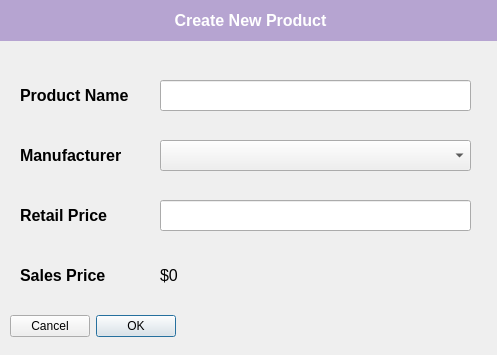
<?xml version="1.0" encoding="UTF-8"?>
<ui version="4.0">
 <class>CreateProduct</class>
 <widget class="QDialog" name="CreateProduct">
  <property name="geometry">
   <rect>
    <x>0</x>
    <y>0</y>
    <width>497</width>
    <height>355</height>
   </rect>
  </property>
  <property name="windowTitle">
   <string>Dialog</string>
  </property>
  <widget class="QDialogButtonBox" name="buttonBox">
   <property name="geometry">
    <rect>
     <x>10</x>
     <y>310</y>
     <width>471</width>
     <height>32</height>
    </rect>
   </property>
   <property name="layoutDirection">
    <enum>Qt::RightToLeft</enum>
   </property>
   <property name="orientation">
    <enum>Qt::Horizontal</enum>
   </property>
   <property name="standardButtons">
    <set>QDialogButtonBox::Cancel|QDialogButtonBox::Ok</set>
   </property>
   <property name="centerButtons">
    <bool>false</bool>
   </property>
  </widget>
  <widget class="QLabel" name="label_3">
   <property name="geometry">
    <rect>
     <x>20</x>
     <y>80</y>
     <width>141</width>
     <height>31</height>
    </rect>
   </property>
   <property name="font">
    <font>
     <family>MS Sans Serif</family>
     <pointsize>12</pointsize>
     <weight>75</weight>
     <bold>true</bold>
    </font>
   </property>
   <property name="layoutDirection">
    <enum>Qt::LeftToRight</enum>
   </property>
   <property name="styleSheet">
    <string notr="true"/>
   </property>
   <property name="text">
    <string>Product Name</string>
   </property>
   <property name="alignment">
    <set>Qt::AlignLeading|Qt::AlignLeft|Qt::AlignVCenter</set>
   </property>
   <property name="wordWrap">
    <bool>true</bool>
   </property>
  </widget>
  <widget class="QLineEdit" name="ProductName">
   <property name="geometry">
    <rect>
     <x>160</x>
     <y>80</y>
     <width>311</width>
     <height>31</height>
    </rect>
   </property>
  </widget>
  <widget class="QLabel" name="label_4">
   <property name="geometry">
    <rect>
     <x>20</x>
     <y>140</y>
     <width>141</width>
     <height>31</height>
    </rect>
   </property>
   <property name="font">
    <font>
     <family>MS Sans Serif</family>
     <pointsize>12</pointsize>
     <weight>75</weight>
     <bold>true</bold>
    </font>
   </property>
   <property name="layoutDirection">
    <enum>Qt::LeftToRight</enum>
   </property>
   <property name="styleSheet">
    <string notr="true"/>
   </property>
   <property name="text">
    <string>Manufacturer </string>
   </property>
   <property name="alignment">
    <set>Qt::AlignLeading|Qt::AlignLeft|Qt::AlignVCenter</set>
   </property>
   <property name="wordWrap">
    <bool>true</bool>
   </property>
  </widget>
  <widget class="QLineEdit" name="RetailPrice">
   <property name="geometry">
    <rect>
     <x>160</x>
     <y>200</y>
     <width>311</width>
     <height>31</height>
    </rect>
   </property>
  </widget>
  <widget class="QLabel" name="label_5">
   <property name="geometry">
    <rect>
     <x>20</x>
     <y>200</y>
     <width>141</width>
     <height>31</height>
    </rect>
   </property>
   <property name="font">
    <font>
     <family>MS Sans Serif</family>
     <pointsize>12</pointsize>
     <weight>75</weight>
     <bold>true</bold>
    </font>
   </property>
   <property name="layoutDirection">
    <enum>Qt::LeftToRight</enum>
   </property>
   <property name="styleSheet">
    <string notr="true"/>
   </property>
   <property name="text">
    <string>Retail Price</string>
   </property>
   <property name="alignment">
    <set>Qt::AlignLeading|Qt::AlignLeft|Qt::AlignVCenter</set>
   </property>
   <property name="wordWrap">
    <bool>true</bool>
   </property>
  </widget>
  <widget class="QLabel" name="label_6">
   <property name="geometry">
    <rect>
     <x>20</x>
     <y>260</y>
     <width>141</width>
     <height>31</height>
    </rect>
   </property>
   <property name="font">
    <font>
     <family>MS Sans Serif</family>
     <pointsize>12</pointsize>
     <weight>75</weight>
     <bold>true</bold>
    </font>
   </property>
   <property name="layoutDirection">
    <enum>Qt::LeftToRight</enum>
   </property>
   <property name="styleSheet">
    <string notr="true"/>
   </property>
   <property name="text">
    <string>Sales Price</string>
   </property>
   <property name="alignment">
    <set>Qt::AlignLeading|Qt::AlignLeft|Qt::AlignVCenter</set>
   </property>
   <property name="wordWrap">
    <bool>true</bool>
   </property>
  </widget>
  <widget class="QLabel" name="label_7">
   <property name="geometry">
    <rect>
     <x>0</x>
     <y>0</y>
     <width>501</width>
     <height>41</height>
    </rect>
   </property>
   <property name="font">
    <font>
     <family>MS Sans Serif</family>
     <pointsize>12</pointsize>
     <weight>75</weight>
     <bold>true</bold>
    </font>
   </property>
   <property name="layoutDirection">
    <enum>Qt::LeftToRight</enum>
   </property>
   <property name="styleSheet">
    <string notr="true">background-color: rgb(182, 164, 209);
color: rgb(255, 255, 255);</string>
   </property>
   <property name="text">
    <string>Create New Product</string>
   </property>
   <property name="alignment">
    <set>Qt::AlignCenter</set>
   </property>
   <property name="wordWrap">
    <bool>true</bool>
   </property>
  </widget>
  <widget class="QComboBox" name="ManufacturerBox">
   <property name="geometry">
    <rect>
     <x>160</x>
     <y>140</y>
     <width>311</width>
     <height>31</height>
    </rect>
   </property>
   <property name="currentText">
    <string/>
   </property>
  </widget>
  <widget class="QLabel" name="SalesPrice">
   <property name="geometry">
    <rect>
     <x>160</x>
     <y>260</y>
     <width>311</width>
     <height>31</height>
    </rect>
   </property>
   <property name="font">
    <font>
     <family>MS Sans Serif</family>
     <pointsize>12</pointsize>
     <weight>50</weight>
     <bold>false</bold>
    </font>
   </property>
   <property name="layoutDirection">
    <enum>Qt::LeftToRight</enum>
   </property>
   <property name="styleSheet">
    <string notr="true"/>
   </property>
   <property name="text">
    <string>$0</string>
   </property>
   <property name="alignment">
    <set>Qt::AlignLeading|Qt::AlignLeft|Qt::AlignVCenter</set>
   </property>
   <property name="wordWrap">
    <bool>true</bool>
   </property>
  </widget>
 </widget>
 <resources/>
 <connections>
  <connection>
   <sender>buttonBox</sender>
   <signal>accepted()</signal>
   <receiver>CreateProduct</receiver>
   <slot>accept()</slot>
   <hints>
    <hint type="sourcelabel">
     <x>248</x>
     <y>254</y>
    </hint>
    <hint type="destinationlabel">
     <x>157</x>
     <y>274</y>
    </hint>
   </hints>
  </connection>
  <connection>
   <sender>buttonBox</sender>
   <signal>rejected()</signal>
   <receiver>CreateProduct</receiver>
   <slot>reject()</slot>
   <hints>
    <hint type="sourcelabel">
     <x>316</x>
     <y>260</y>
    </hint>
    <hint type="destinationlabel">
     <x>286</x>
     <y>274</y>
    </hint>
   </hints>
  </connection>
 </connections>
</ui>
